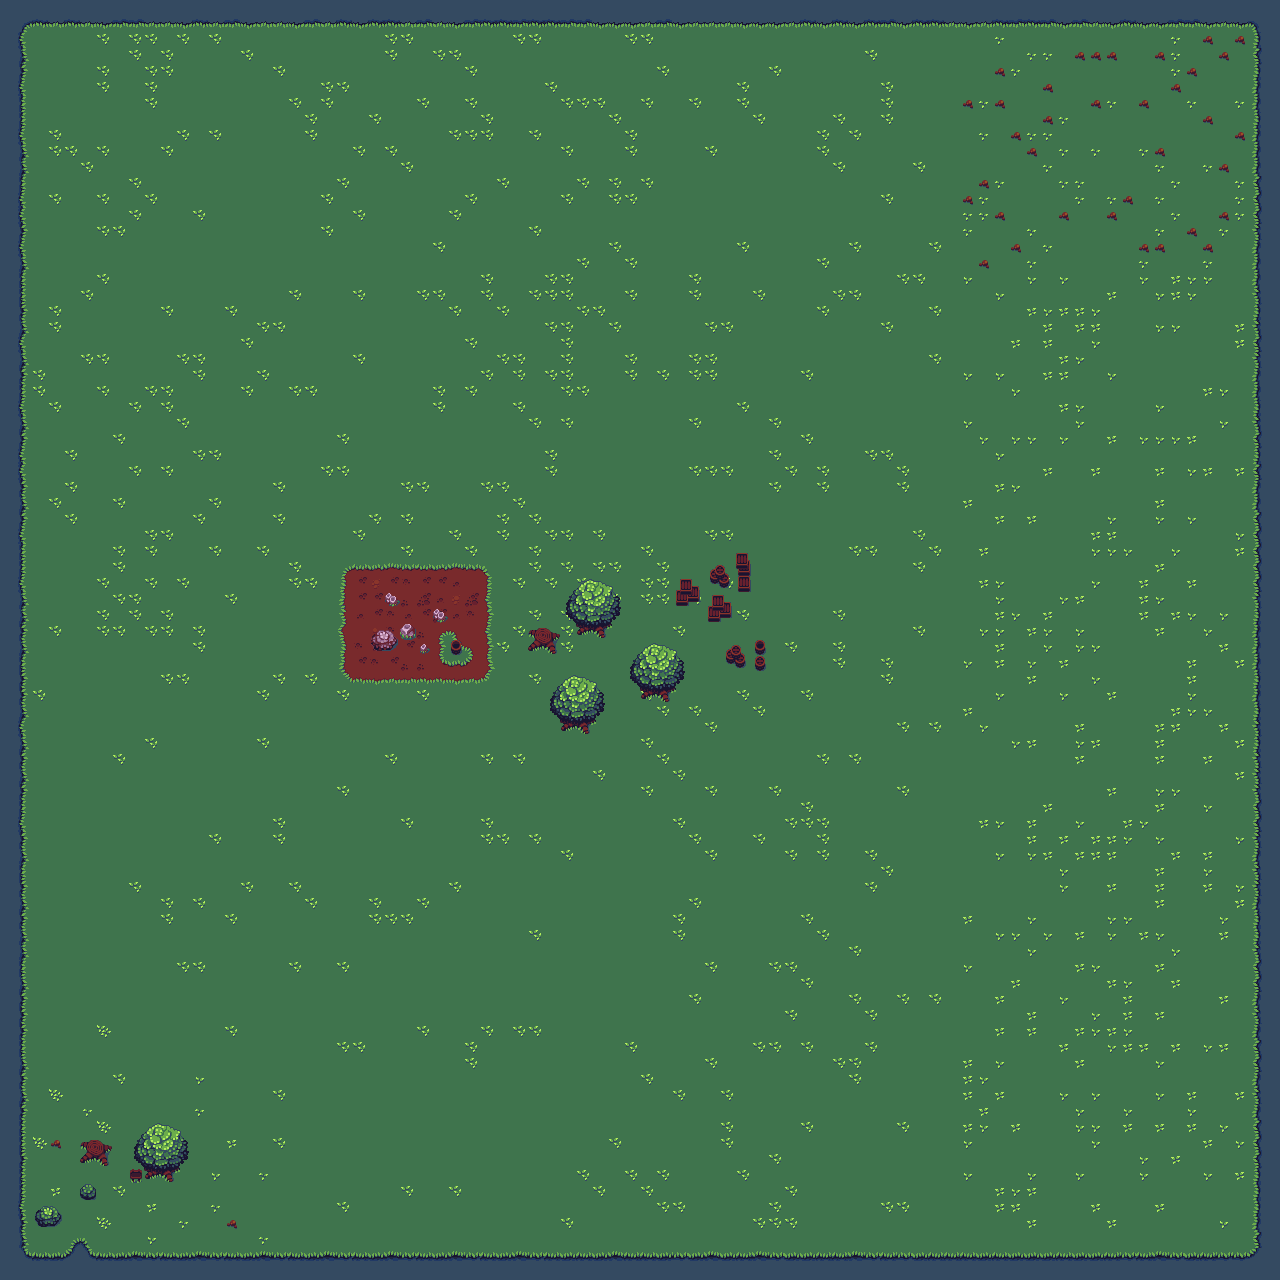

Rendered tile map (Tiled .tmx) drawn with the repository's tilesets; below, a short description and the map source with its tile grids summarised:
An orthogonal 80x80 tile map with 16x16 px tiles, 2 tile layers (ground, forest).

<map version="1.0" orientation="orthogonal" renderorder="right-up" width="80" height="80" tilewidth="16" tileheight="16" nextobjectid="1">
 <tileset firstgid="1" name="sheet" tilewidth="16" tileheight="16" tilecount="288" columns="24">
  <image source="tilesets/sheet.png" width="384" height="192" />
  <terraintypes>
   <terrain name="gras_muddy" tile="73" />
  </terraintypes>
  <tile id="0" terrain=",,,0" />
  <tile id="1" terrain=",,0,0" />
  <tile id="2" terrain=",,0,0" />
  <tile id="3" terrain=",,0,0" />
  <tile id="4" terrain=",,0,0" />
  <tile id="5" terrain=",,0," />
  <tile id="24" terrain=",0,,0" />
  <tile id="25" terrain="0,0,0," />
  <tile id="26" terrain="0,0,,0" />
  <tile id="27" terrain="0,0,0,0" />
  <tile id="28" terrain="0,0,0,0" />
  <tile id="29" terrain="0,,0," />
  <tile id="48" terrain=",0,,0" />
  <tile id="49" terrain="0,,0,0" />
  <tile id="50" terrain=",0,0,0" />
  <tile id="51" terrain="0,0,0,0" />
  <tile id="52" terrain="0,0,0,0" />
  <tile id="53" terrain="0,,0," />
  <tile id="72" terrain=",0,,0" />
  <tile id="74" terrain="0,,,0" />
  <tile id="75" terrain="0,0,0,0" />
  <tile id="76" terrain="0,0,0,0" />
  <tile id="77" terrain="0,,0," />
  <tile id="96" terrain=",0,,0" />
  <tile id="97" terrain="0,,,0" />
  <tile id="98" terrain=",0,0," />
  <tile id="99" terrain="0,0,0,0" />
  <tile id="100" terrain="0,0,0,0" />
  <tile id="101" terrain="0,,0," />
  <tile id="120" terrain=",0,," />
  <tile id="121" terrain="0,0,," />
  <tile id="122" terrain="0,0,," />
  <tile id="123" terrain="0,0,," />
  <tile id="124" terrain="0,0,," />
  <tile id="125" terrain="0,,," />
 </tileset>
 <layer name="ground" width="80" height="80">
  <data>[6400 cells, 6400 non-empty, 74 distinct tile ids]</data>
 </layer>
 <layer name="forest" width="80" height="80">
  <data>[6400 cells, 104 non-empty, 45 distinct tile ids]</data>
 </layer>
</map>
